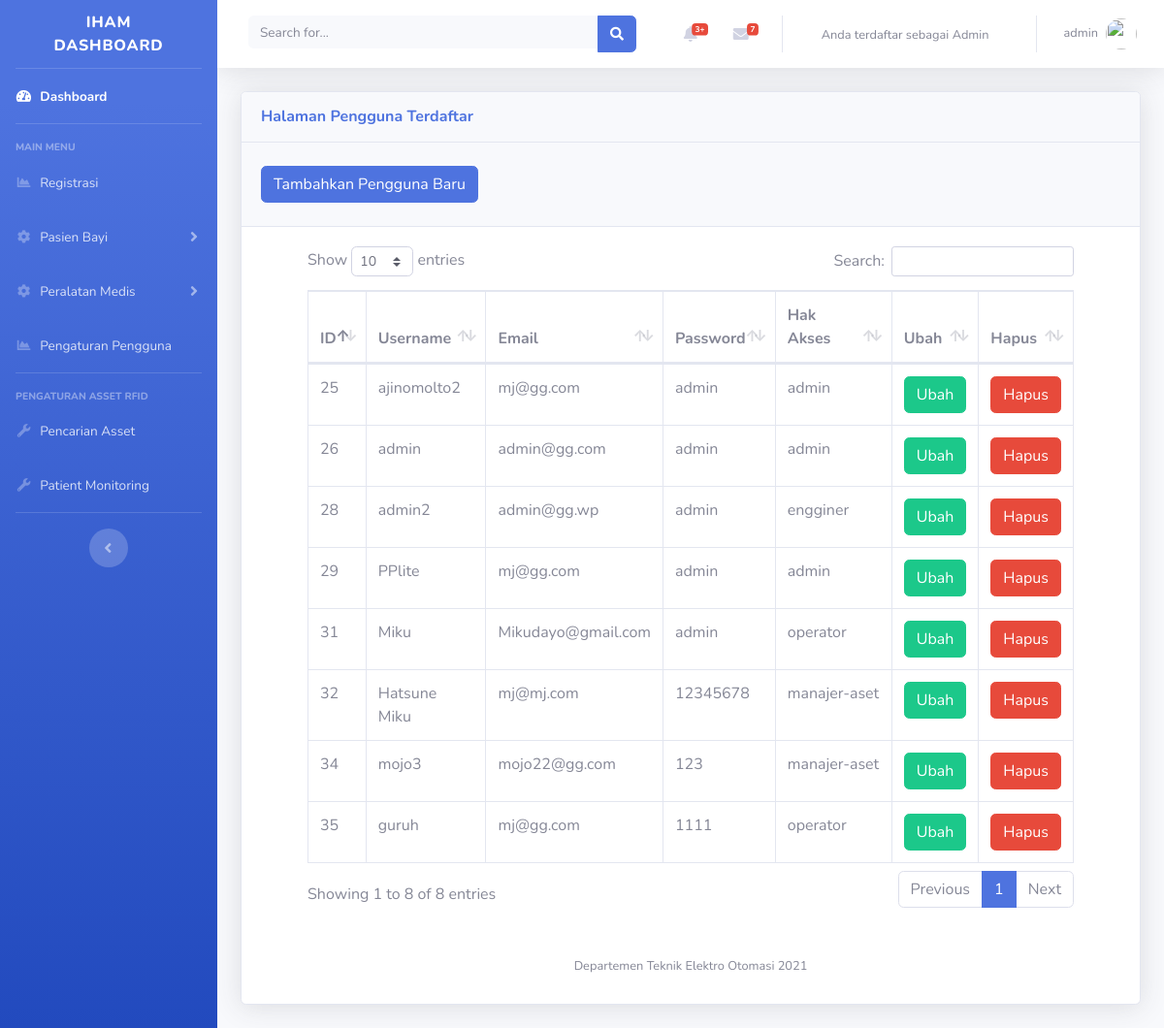
The app's page /admin/pengaturan-pengguna.php (signed in), older data.
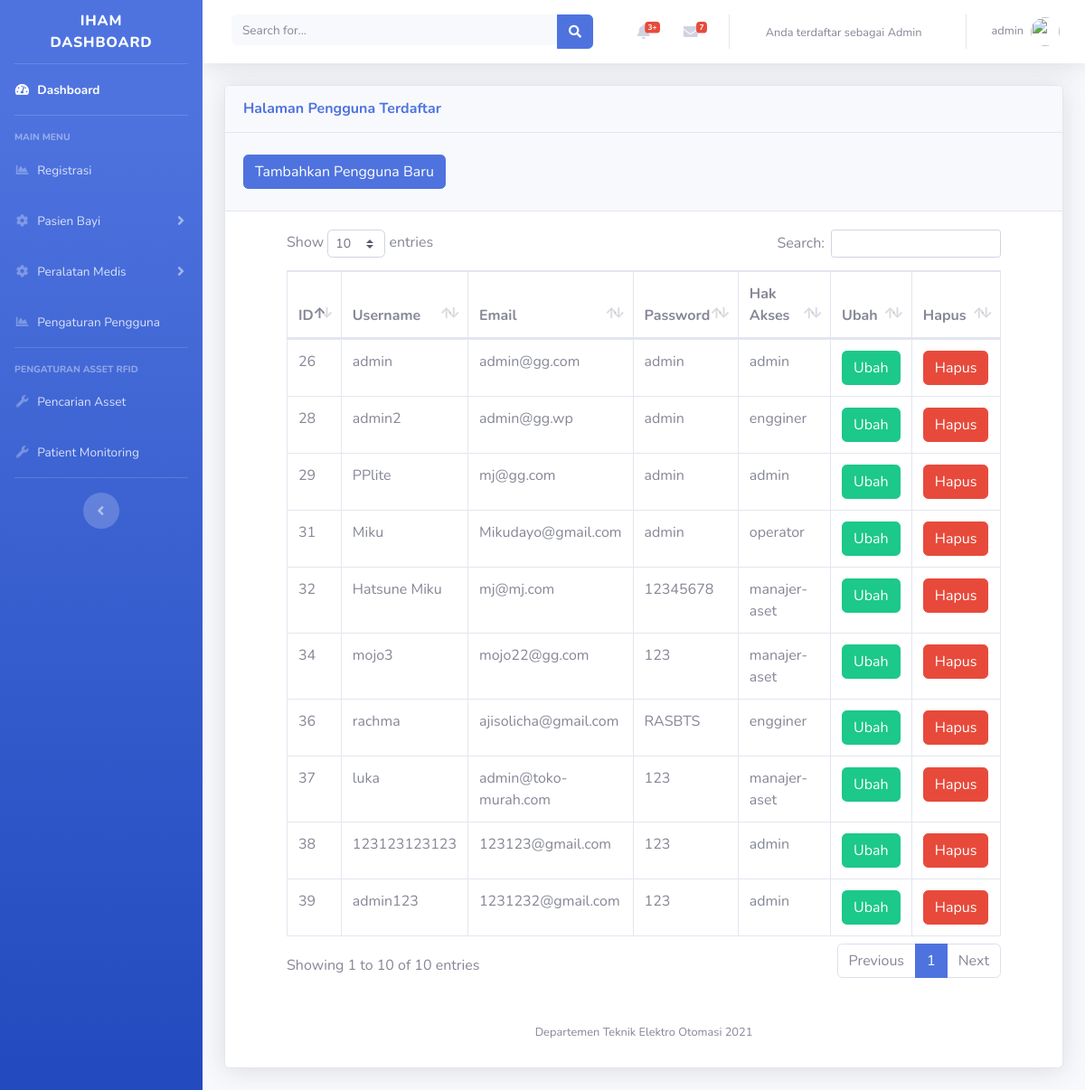
The same page, newer data.
### tables this page shows
CREATE TABLE `register` (
  `id` int(11) NOT NULL,
  `username` varchar(50) NOT NULL,
  `email` varchar(50) NOT NULL,
  `password` varchar(50) NOT NULL,
  `usertype` varchar(20) NOT NULL
);

### admin/halaman/register.php (the view, shortened to what this page needs)
<div class="container-fluid">
<div class="card shadow mb-4">
  <div class="card-header py-3">
    <h6 class="m-0 font-weight-bold text-primary">Halaman Pengguna Terdaftar
    </h6>
  </div>
  <div class="card-header py-4">
  <button type="button" class="btn btn-primary" data-toggle="modal" data-target="#addadminprofile">
              Tambahkan Pengguna Baru
            </button>
  </div>
<div class="container-fluid">
<div class="container-fluid">
<div class="card-body">
<div class="table-responsive">
    <?php
    $query = "SELECT * FROM register";
    $query_run = mysqli_query($connection, $query);
    ?>
      <table class="table table-bordered" id="tabelpengguna" width="100%" cellspacing="0">
        <thead>
          <tr>
            <th>ID </th>
            <th>Username</th>
            <th>Email</th>
            <th>Password</th>
            <th>Hak Akses</th>
            <th>Ubah</th>
            <th>Hapus</th>
          </tr>
        </thead>
        <tbody>
        <?php
        if(mysqli_num_rows($query_run) >0 )
        {
          while($row = mysqli_fetch_assoc($query_run))
          {
            ?>
          <tr>
          <td><?php echo $row['id']; ?></td>
            <td><?php echo $row['username']; ?></td>
            <td><?php echo $row['email']; ?></td>
            <td><?php echo $row['password']; ?></td>
            <td><?php echo $row['usertype']; ?></td>
            <td>
                      <button type="button" class="btn btn-success editbtn">Ubah</button>
            </td>
            <td>
                <button type="submit" name="delete_btn" class="btn btn-danger deletebtn">Hapus</button>
            </td>
            </div>
            <div class="container-fluid">
          <?php
          }
        }
        else {
          echo "Data tidak ditemukan";
        }
        ?>
    </div>
  </div>
</div>
</div>
<div class="container-fluid">
<div class="container-fluid">

### admin/includes/header.php (shortened to what this page needs)
<!DOCTYPE html>
<html lang="en">
<head>
  <link href="vendor/fontawesome-free/css/all.min.css" rel="stylesheet" type="text/css">
  <link href="css/sb-admin-2.min.css" rel="stylesheet">
  <link href="css/tambahan.css" rel="stylesheet">
</head>
<body id="page-top">
  <div id="wrapper">

### admin/includes/navbar.php (shortened to what this page needs)
   <ul class="navbar-nav bg-gradient-primary sidebar sidebar-dark accordion" id="accordionSidebar">
<a class="sidebar-brand d-flex align-items-center justify-content-center" href="index.php">
  <div class="sidebar-brand-text mx-3">IHAM Dashboard</div>
</a>
<hr class="sidebar-divider my-0">
<li class="nav-item active">
  <a class="nav-link" href="index.php">
    <i class="fas fa-fw fa-tachometer-alt"></i>
    <span>Dashboard</span></a>
</li>
<hr class="sidebar-divider">
<div class="sidebar-heading">
  Main Menu
</div>
<li class="nav-item">
  <a class="nav-link" href="registrasi.php">
    <i class="fas fa-fw fa-chart-area"></i>
    <span>Registrasi</span></a>
</li>
<li class="nav-item">
  <a class="nav-link collapsed" href="#" data-toggle="collapse" data-target="#kolapsitem1" aria-expanded="true" aria-controls="kolapsitem1">
    <i class="fas fa-fw fa-cog"></i>
    <span>Pasien Bayi</span>
  </a>
</li>
<li class="nav-item">
  <a class="nav-link collapsed" href="#" data-toggle="collapse" data-target="#collapseTwo" aria-expanded="true" aria-controls="collapseTwo">
    <i class="fas fa-fw fa-cog"></i>
    <span>Peralatan Medis</span>
  </a>
</li>
<li class="nav-item">
  <a class="nav-link" href="pengaturan-pengguna.php">
    <i class="fas fa-fw fa-chart-area"></i>
    <span>Pengaturan Pengguna</span></a>
</li>
<hr class="sidebar-divider">
<div class="sidebar-heading">
  Pengaturan Asset RFID
</div>
<li class="nav-item">
  <a class="nav-link" href="baca-tag.php">
    <i class="fas fa-fw fa-wrench"></i>
    <span>Pencarian Asset</span></a>
</li>
<li class="nav-item">
  <a class="nav-link" href="status-asset.php">
    <i class="fas fa-fw fa-wrench"></i>
    <span>Patient Monitoring</span></a>
</li>
<hr class="sidebar-divider d-none d-md-block">
<div class="text-center d-none d-md-inline">
  <button class="rounded-circle border-0" id="sidebarToggle"></button>
</div>
</ul>
    <div id="content-wrapper" class="d-flex flex-column">
      <div id="content">
        <nav class="navbar navbar-expand navbar-light bg-white topbar mb-4 static-top shadow">
          <form class="d-none d-sm-inline-block form-inline mr-auto ml-md-3 my-2 my-md-0 mw-100 navbar-search">
            <div class="input-group">
              <input type="text" class="form-control bg-light border-0 small" placeholder="Search for..." aria-label="Search" aria-describedby="basic-addon2">
              <div class="input-group-append">
                <button class="btn btn-primary" type="button">
                  <i class="fas fa-search fa-sm"></i>
                </button>
              </div>
            </div>
          </form>
          <ul class="navbar-nav ml-auto">
            <li class="nav-item dropdown no-arrow mx-1">
              <a class="nav-link dropdown-toggle" href="#" id="alertsDropdown" role="button" data-toggle="dropdown" aria-haspopup="true" aria-expanded="false">
                <i class="fas fa-bell fa-fw"></i>
                <span class="badge badge-danger badge-counter">3+</span>
              </a>
            </li>
            <li class="nav-item dropdown no-arrow mx-1">
              <a class="nav-link dropdown-toggle" href="#" id="messagesDropdown" role="button" data-toggle="dropdown" aria-haspopup="true" aria-expanded="false">
                <i class="fas fa-envelope fa-fw"></i>
                <span class="badge badge-danger badge-counter">7</span>
              </a>
            </li>
          <div class="container my-auto">
          <div class="copyright text-center my-auto">
            <span span class="mr-2 d-none d-lg-inline text-gray-600 small">
            Anda terdaftar sebagai <?php echo $_SESSION['usertype']; ?>
            </span>
          </div>
        </div>
            <li class="nav-item dropdown no-arrow">
              <a class="nav-link dropdown-toggle" href="#" id="userDropdown" role="button" data-toggle="dropdown" aria-haspopup="true" aria-expanded="false">
                <span class="mr-2 d-none d-lg-inline text-gray-600 small">
              <?php
               echo $_SESSION['username'];
              ?>
                </span>
                <img class="img-profile rounded-circle" src="https://source.unsplash.com/QAB-WJcbgJk/60x60">
              </a>
            </li>
          </ul>
        </nav>

### admin/pengaturan-pengguna.php (shortened to what this page needs)
<?php
include('includes/header.php');
include('includes/navbar.php');
include('database/dbconfig.php');
?>
<?php
if ($_SESSION['usertype']=="Admin")
{
    include('halaman/register.php');
}
?>
<?php
include('includes/scripts.php');
include('includes/footer.php');
?>

### admin/includes/scripts.php (shortened to what this page needs)
<link href="vendor/datatables/dataTables.bootstrap4.min.css" rel="stylesheet">
<link href="vendor/fontawesome-free/css/all.min.css" rel="stylesheet" type="text/css">

### admin/includes/footer.php
      <footer class="sticky-footer bg-white">
        <div class="container my-auto">
          <div class="copyright text-center my-auto">
            <span>Departemen Teknik Elektro Otomasi 2021</span>
          </div>
        </div>
      </footer>
      </div>
      </div>
    </div>
</body>
</html>

Row changes from the older to the newer data that the page shows:
removed register: id "25", username "ajinomolto2", email "mj@gg.com", password "admin", usertype "admin"
removed register: id "35", username "guruh", email "mj@gg.com", password "1111", usertype "operator"
added register: id "36", username "rachma", email "ajisolicha@gmail.com", password "RASBTS", usertype "engginer"
added register: id "37", username "luka", email "admin@toko-murah.com", password "123", usertype "manajer-aset"
added register: id "38", username "123123123123", email "123123@gmail.com", password "123", usertype "admin"
added register: id "39", username "admin123", email "1231232@gmail.com", password "123", usertype "admin"
Text that changed along with them:
text written by a page script: "Show entries Search: Showing 1 to 8 of 8 entries Previous 1 Next" → "Show entries Search: Showing 1 to 10 of 10 entries Previous 1 Next"
